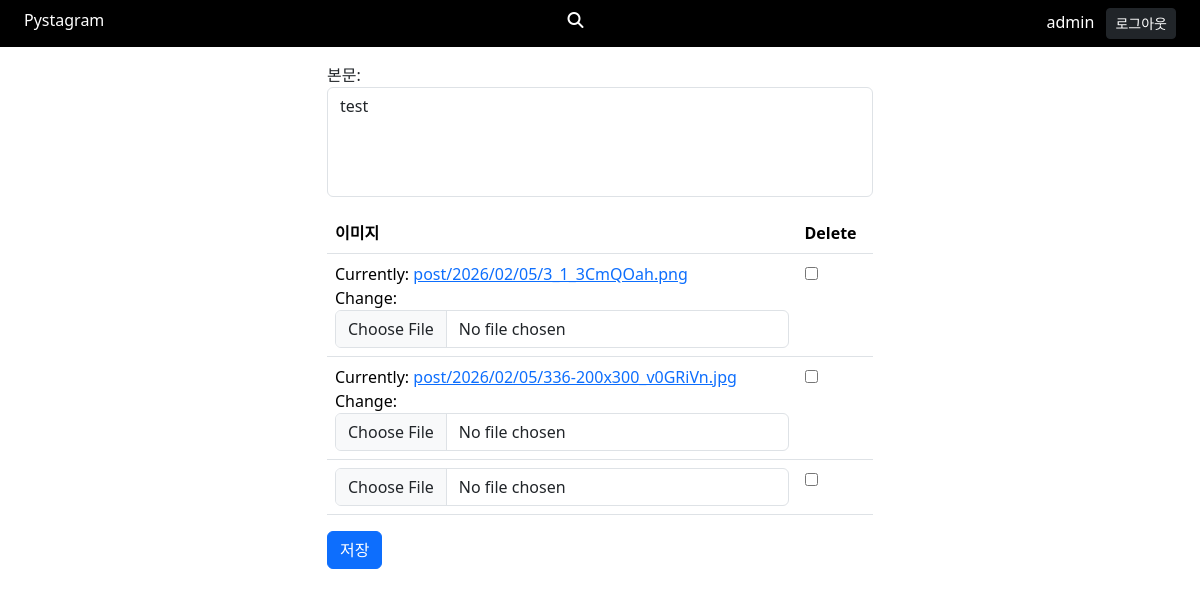
The app's page /22/update/ (signed in), older data.
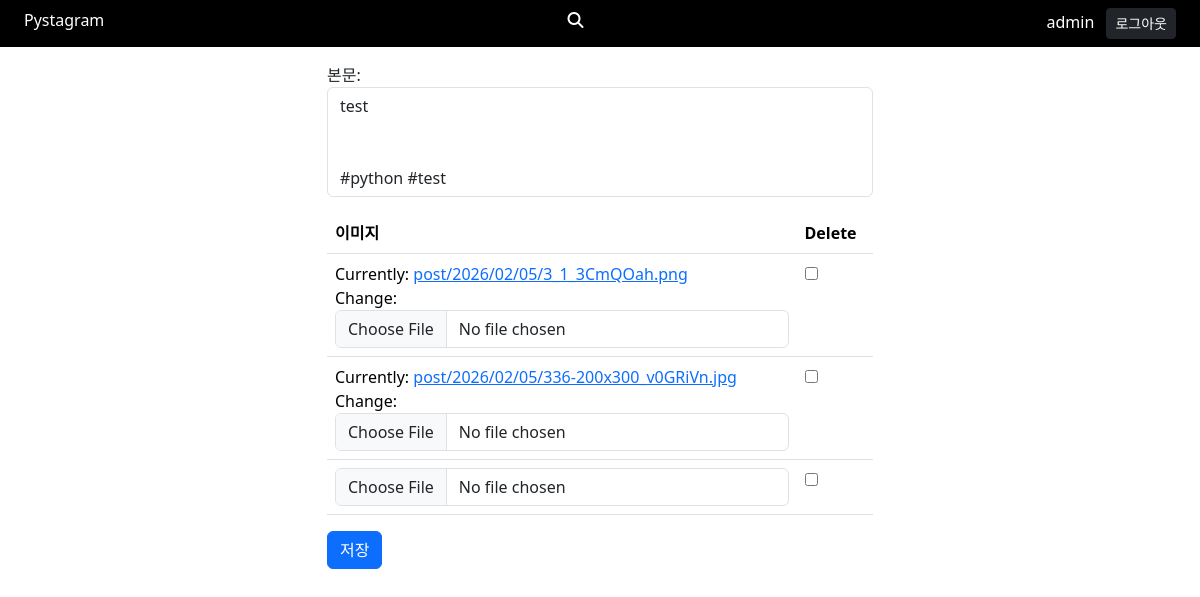
The same page, newer data.
### post/models.py (models this page shows, shortened)
class Post(TimestampModel):
    content = models.TextField('본문')
    user = models.ForeignKey(User, on_delete=models.CASCADE)
    class Meta:
        verbose_name = '포스트'
        verbose_name_plural = '포스트 목록'

### post/views.py (the view, shortened to what this page needs)
# urls.py: path('<int:pk>/update/', post_views.PostUpdateView.as_view(), name='update'),
class PostUpdateView(LoginRequiredMixin,UpdateView):
    model = Post
    template_name = 'post/form.html'
    form_class = PostForm
    def get_context_data(self, **kwargs):
        data = super().get_context_data(**kwargs)
        data['formset'] = PostImageFormSet(instance=self.object)
        return data
    def get_queryset(self):
        queryset = super().get_queryset()
        return queryset.filter(user=self.request.user)

### post/forms.py
class PostForm(BootstrapModelForm):
    class Meta:
        model = Post
        fields = ('content', )

### templates/post/form.html (shortened to what this page needs)
{% extends 'base.html' %}
{% load static %}
{% block content %}
  <div class="row">
    <div class="col-10 offset-1 col-lg-6 offset-lg-3">
      <form action="" method="post" enctype="multipart/form-data">
        {{ form.as_p }}
        <table class="table">
          <thead>
          <tr>
            {% for field in formset.forms.0.visible_fields %}
              <th class="text-xs">{{ field.label }}</th>
            {% endfor %}
          </tr>
          </thead>
          <tbody>
            {% for form in formset.forms %}
              <tr class="formset_row">
                {% for field in form.visible_fields %}
                  <td>
                  {{ field }}
                  </td>
                {% endfor %}
              </tr>
            {% endfor %}
          </tbody>
        </table>
        <button class="btn btn-primary">저장</button>
      </form>
    </div>
  </div>
{% endblock %}

Row changes from the older to the newer data that the page shows:
changed Post: content "test" → "test #python #test"
